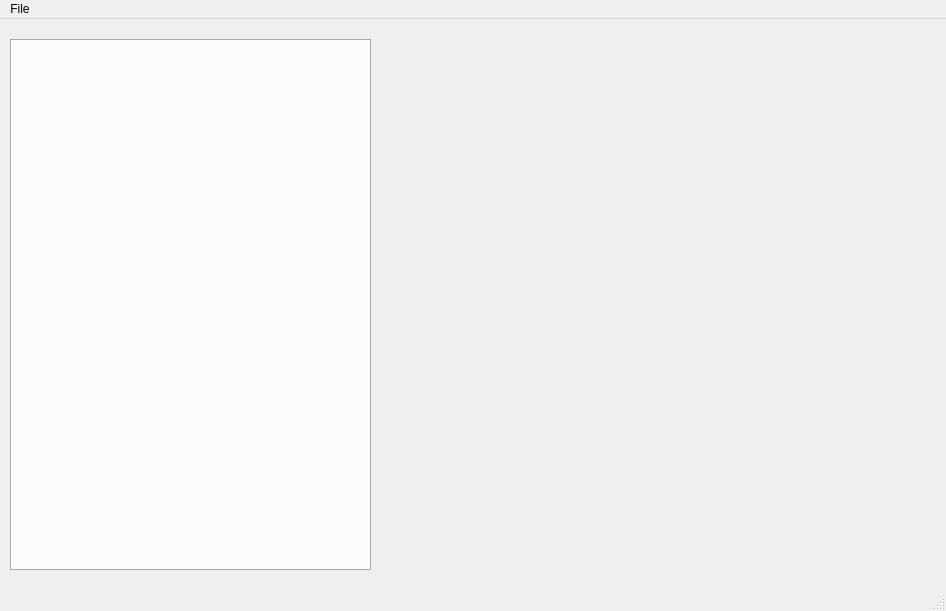
<?xml version="1.0" encoding="UTF-8"?>
<ui version="4.0">
 <class>MainWindow</class>
 <widget class="QMainWindow" name="MainWindow">
  <property name="geometry">
   <rect>
    <x>0</x>
    <y>0</y>
    <width>946</width>
    <height>611</height>
   </rect>
  </property>
  <property name="windowTitle">
   <string>MainWindow</string>
  </property>
  <widget class="QWidget" name="centralwidget">
   <widget class="QTabWidget" name="fstab">
    <property name="geometry">
     <rect>
      <x>10</x>
      <y>20</y>
      <width>361</width>
      <height>531</height>
     </rect>
    </property>
    <property name="tabPosition">
     <enum>QTabWidget::South</enum>
    </property>
    <property name="currentIndex">
     <number>-1</number>
    </property>
   </widget>
  </widget>
  <widget class="QMenuBar" name="menubar">
   <property name="geometry">
    <rect>
     <x>0</x>
     <y>0</y>
     <width>946</width>
     <height>25</height>
    </rect>
   </property>
   <widget class="QMenu" name="menuFile">
    <property name="title">
     <string>File</string>
    </property>
    <addaction name="separator"/>
    <addaction name="actionMount_FS"/>
    <addaction name="actionShow_Providers"/>
    <addaction name="separator"/>
    <addaction name="actionQuit"/>
   </widget>
   <addaction name="menuFile"/>
  </widget>
  <widget class="QStatusBar" name="statusbar"/>
  <action name="actionMount_FS">
   <property name="text">
    <string>Mount FS</string>
   </property>
   <property name="statusTip">
    <string>Load provider and mount resources</string>
   </property>
  </action>
  <action name="actionQuit">
   <property name="text">
    <string>Quit</string>
   </property>
   <property name="statusTip">
    <string>Quit Application</string>
   </property>
  </action>
  <action name="actionShow_Providers">
   <property name="text">
    <string>Show Providers</string>
   </property>
   <property name="statusTip">
    <string>Show loaded providers information</string>
   </property>
  </action>
 </widget>
 <resources/>
 <connections/>
</ui>
